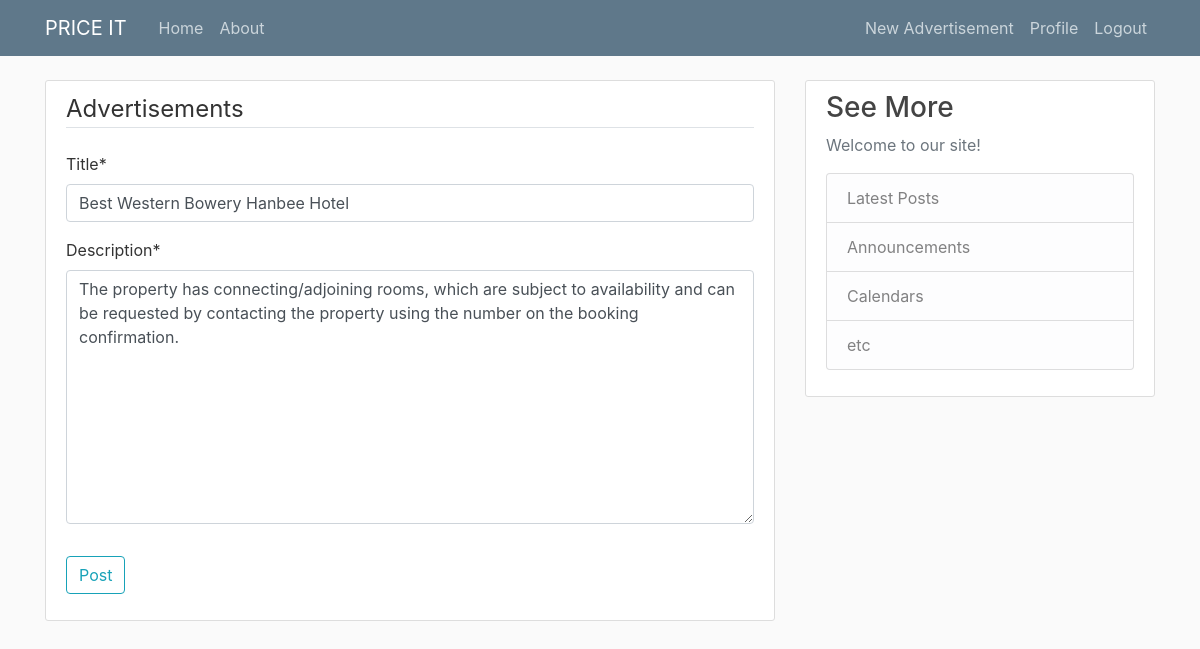
The page /ad/3/update/ (signed in) on the database its author committed.
### Advertisements/models.py (models this page shows, shortened)
class ads(models.Model):
    score = models.IntegerField(null=True)
    title = models.CharField(max_length=500, null=True)
    location = models.CharField(max_length=1000, null=True)
    image = models.ImageField(default='ad-default.jpg', upload_to='Ads_Pix')
    start_date = models.DateTimeField(default=timezone.now)
    end_date = models.DateTimeField(default=timezone.now)
    available = models.BooleanField(null=True)
    room_no = models.IntegerField(null=True)
    description = models.TextField()
    smokeFree = models.BooleanField(null=True)
    city = models.CharField(max_length=500, null=True)
    address = models.CharField(max_length=5000, null=True)
    user = models.ForeignKey(User, on_delete = models.CASCADE)
    price = models.IntegerField(null=True)

### Advertisements/views.py (the view, shortened to what this page needs)
# urls.py: path('ad/<pk>/update/', AdsUpdateView.as_view(), name='Advertisements-update'),
class AdsUpdateView(LoginRequiredMixin, UserPassesTestMixin, UpdateView):
    model = ads
    fields = ['title', 'description']
    def test_func(self):
        ad = self.get_object()
        if self.request.user == ad.user:
            return True
        return False

### Advertisements/templates/Advertisements/ads_form.html (shortened to what this page needs)
{% extends "Advertisements/base.html" %}
{% load crispy_forms_tags %}
{% block content %}
    <div class="content-section">
        <form method="POST">
            <fieldset class="form-group">
                <legend class="border-bottom mb-4">Advertisements</legend>
                {{ form|crispy }}
            </fieldset>
            <div class="form-group">
                <button class="btn btn-outline-info" type="submit">Post</button>
            </div>
        </form>
    </div>
{% endblock content %}

### Advertisements/static/Advertisements/main.css (style rules this page uses)
body { background: #fafafa; color: #333333; margin-top: 5rem; }
.content-section { background: #ffffff; padding: 10px 20px; border: 1px solid #dddddd; border-radius: 3px; margin-bottom: 20px; }

### rows shown on the page
ads: title "Best Western Bowery Hanbee Hotel", description "The property has connecting/adjoining rooms, which are subject to availability and can be requested by contacting the property using the number on the booking confirmation."
